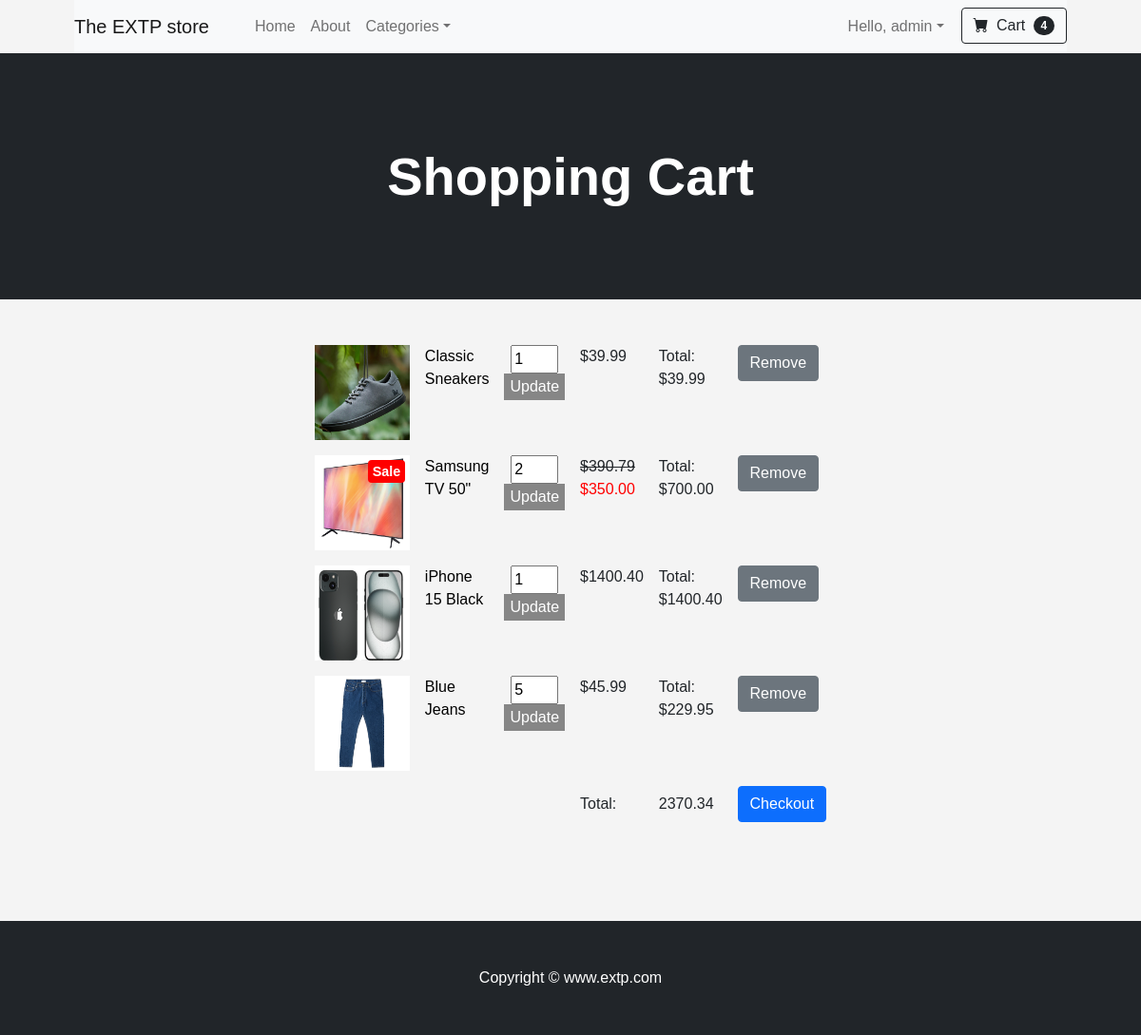
The app's page /cart/ (signed in) with its own data.
### cart/models.py (models this page shows, shortened)
class Cart(models.Model):
    user = models.ForeignKey(User, on_delete=models.CASCADE)
    product = models.ForeignKey(Product, on_delete=models.CASCADE)
    quantity = models.IntegerField(default=1)
    @property
    def total_item_price(self):
        if self.product.on_sale:
            return self.quantity * self.product.sale_price
        else:
            return self.quantity * self.product.price

### ecommerce/models.py (models this page shows)
class Product(models.Model):
    product_name = models.CharField(max_length=100)
    category = models.ForeignKey(Category, on_delete=models.SET_NULL, blank=True, null=True)
    description = models.TextField()
    image = models.ImageField(upload_to='product_images/', blank=True, null=True)
    created_at = models.DateTimeField(auto_now_add=True)
    price = models.DecimalField(max_digits=6, decimal_places=2)
    quantity = models.IntegerField(default=55)
    seller = models.CharField(max_length=100, default="EXTP")
    on_sale = models.BooleanField(default=False)
    sale_price = models.DecimalField(max_digits=6, decimal_places=2, blank=True, null=True)
    def __str__(self):
        return self.product_name

### cart/views.py (the view)
# urls.py: path('', views.cart_details, name='cart_details'),
@login_required
def cart_details(request):
    cart_items = Cart.objects.filter(user=request.user)
    total_price = sum(item.quantity * (item.product.sale_price if item.product.on_sale else item.product.price) for item in cart_items)
    return render(request, "cart/cart_details.html", {"cart_items": cart_items, "total_price": total_price})

### ecommerce/views.py (called while the page is built)
def custom_context(request):
    categories = models.Category.objects.all()
    if request.user.is_authenticated:
        quantity_cart = Cart.objects.filter(user=request.user).count()
    else:
        quantity_cart = 0
    return {'categories': categories, "quantity_cart": quantity_cart}

### templates/cart/cart_details.html (shortened to what this page needs)
{% extends "base.html" %}
{% block content %}
    <header class="bg-dark py-5">
        <div class="container px-4 px-lg-5 my-5">
            <div class="text-center text-white">
                <h1 class="display-4 fw-bolder">Shopping Cart</h1>
            </div>
        </div>
    </header>
    <div style="display: flex; justify-content: center; margin: 20px 160px 40px 160px; padding: 20px 260px 40px 260px;">
    {% if cart_items %}
        <br><br><br><br><br><br><br><br><br><br><br><br><br><br><br><br><br><br>
        <table class="table table-borderless">
            <tbody>
                {% for item in cart_items %}
                    <tr>
                        <td>
                            <a href="{% url 'ecommerce:product_detail' item.product.id %}" style="position: relative; display: inline-block;">
                                <img src="{{ item.product.image.url }}" alt="product" width="100" height="100">
                                {% if item.product.on_sale %}
                                    <div class="badge text-white position-absolute"
                                        style="top: 0.3rem; right: 0.3rem; font-size: 0.9rem; background-color: red; padding: 0.3rem;">Sale</div>
                                {% endif %}
                            </a>
                        </td>
                        <td>
                            <a href="{% url 'ecommerce:product_detail' item.product.id %}" style="text-decoration: none; color: black;">
                                {{ item.product }}
                            </a>
                        </td>
                        <td>
                            <form action="{% url 'cart:update_cart_item' item.id %}" method="post">
                                <input type="number" name="quantity" value="{{ item.quantity }}" min="1" style="width: 50px;">
                                <button type="submit" style="height: 28px;">Update</button>
                            </form>
                        </td>
                        {% if item.product.on_sale %}
                        <td><strike>${{item.product.price}}</strike>&nbsp;<div style="color: red;">${{ item.product.sale_price }}</div></td>
                        {% else %}
                        <td>${{ item.product.price }}</td>
                        {% endif %}
                        <td>Total: ${{ item.total_item_price }}</td>
                        <td><a href="{% url 'cart:remove_from_cart' item.id %}"><button class="btn btn-secondary" >Remove</button></a></td>
                    </tr>
                {% endfor %}
            </tbody>
            <tfoot>
                <tr>
                    <td colspan="3"></td>
                    <td>Total:</td>
                    <td>{{ total_price }}</td>
                    <td><a href="{% url 'cart:checkout' %}" class="btn btn-primary">Checkout</a></td>
                </tr>
            </tfoot>
        </table>
    {% else %}
    <br><br><br><br><br><br><br><br><br><br><br><br><br><br>
        <p>Your shopping cart is empty.</p>
    {% endif %}
    </div>
{% endblock %}

### templates/base.html (shortened to what this page needs)
{% load static %}
<!DOCTYPE html>
<html lang="en">
    <head>
        <link href="https://cdn.jsdelivr.net/npm/bootstrap-icons@1.5.0/font/bootstrap-icons.css" rel="stylesheet" />
        <link href="{% static 'css/styles.css' %}" rel="stylesheet" />
        <link href="https://stackpath.bootstrapcdn.com/bootstrap/5.1.3/css/bootstrap.min.css" rel="stylesheet">
    </head>
    <body>
        <div class="container px-4 px-lg-5">
            <nav class="navbar navbar-expand-lg navbar-light bg-light sticky-top">
                <a class="navbar-brand" href="{% url 'ecommerce:home' %}">The EXTP store</a>
                <div class="collapse navbar-collapse" id="navbarSupportedContent">
                    <ul class="navbar-nav me-auto mb-2 mb-lg-0 ms-lg-4">
                        <li class="nav-item"><a class="nav-link" aria-current="page" href="{% url 'ecommerce:home' %}">Home</a></li>
                        <li class="nav-item"><a class="nav-link" href="{% url 'ecommerce:about' %}">About</a></li>
                        <li class="nav-item dropdown">
                            <a class="nav-link dropdown-toggle" id="navbarDropdown" href="#" role="button" data-bs-toggle="dropdown" aria-expanded="false">Categories</a>
                        </li>
                    </ul>
                    <ul class="navbar-nav ml-auto mb-2 mb-lg-0">
                        {% if user.is_authenticated %}
                        <li class="nav-item dropdown">
                            <a class="nav-link dropdown-toggle" id="navbarDropdown" href="#" role="button" data-bs-toggle="dropdown" aria-expanded="false" style="margin-right: 10px;">Hello, {{ user.username }}</a>
                        </li>
                        {% else %}
                        <li class="nav-item"><a class="nav-link" href="{% url 'user:login' %}">Sign In</a></li>
                        <li class="nav-item" style="margin-right: 10px;"><a class="nav-link" href="{% url 'user:registration' %}">Sign Up</a></li>
                        {% endif %}
                        <li class="nav-item">
                            {% if user.is_authenticated %}
                            <a href="{% url 'cart:cart_details' %}">
                                <button class="btn btn-outline-dark" type="submit">
                                    <i class="bi-cart-fill me-1"></i>
                                    Cart
                                    <span class="badge bg-dark text-white ms-1 rounded-pill">{{ quantity_cart }}</span>
                                </button>
                            </a>
                            {% endif %}
                        </li>
                    </ul>
                </div>
            </nav>
        </div>
        {% block content %}
        {% endblock %}
        <footer class="py-5 bg-dark"  >
            <div class="container"><p class="m-0 text-center text-white">Copyright &copy; www.extp.com </p></div>
        </footer>
    </body>
</html>

### templates/base.html (style rules this page uses)
body { font-family: Arial, sans-serif; background-color: #f4f4f4; margin: 0; padding: 0; }
form { text-align: center; }
button { background-color: #868686; color: white; border: none; cursor: pointer; transition: background-color 0.3s; }

### records on screen
Cart: product.image (picture), product "Classic Sneakers", quantity "1", product.price "39.99", total_item_price "39.99"
Cart: product.image (picture), shows "Sale", product "Samsung TV 50\"", quantity "2", product.price "390.79", product.sale_price "350.00", total_item_price "700.00"
Cart: product.image (picture), product "iPhone 15 Black", quantity "1", product.price "1400.40", total_item_price "1400.40"
Cart: product.image (picture), product "Blue Jeans", quantity "5", product.price "45.99", total_item_price "229.95"

### other values on screen
{{ user.username }} "admin"
{{ quantity_cart }} "4"
{{ total_price }} "2370.34"
